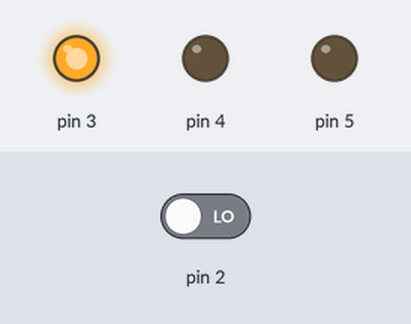
Bench run of a program on a simulated Arduino Uno, built with avr-gcc and run on an emulated ATmega328P. Parts: output pins drawn as LEDs (lit = HIGH). Dashed ring = blinking. The inputs (shaded band) are chosen by the test bench; at power-on: pin 2 LOW.

Above: at 1.2 s.
1.3 s: pin 2 driven HIGH
At 1.42 s:
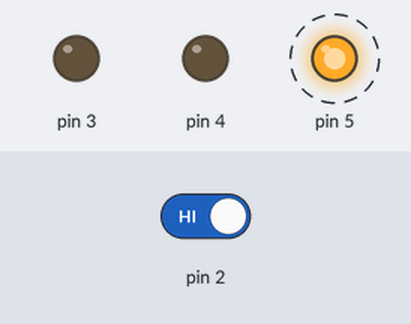
At 2.17 s:
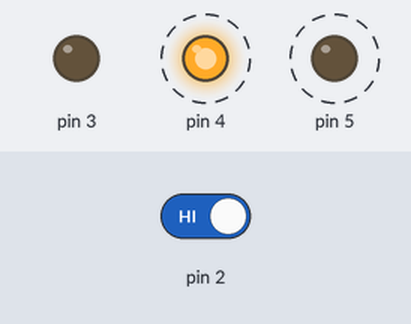
4.3 s: pin 2 driven LOW
At 5.3 s:
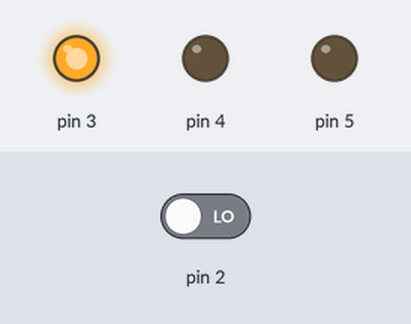
Timing chart, 0 to 7.3 s (numbered marks = the images above; inputs shaded):
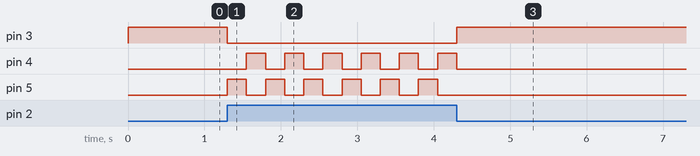

Measured:
- after the input at 1.3 s, pin 3: HIGH → LOW at once; pin 4: alternates HIGH for 0.25 s and LOW for 0.25 s, starting after 0.25 s; pin 5: alternates HIGH for 0.25 s and LOW for 0.25 s, starting at once
- after the input at 4.3 s, pin 3: LOW → HIGH at once; pin 4: goes on until 4.3 s, then stays LOW; pin 5: stops changing and stays LOW

The program:

main.cpp
```cpp
#include <Arduino.h>

uint8_t* PIN_Direction = (uint8_t*)0x2A;
uint8_t* PIN_Data = (uint8_t*)0x29;
uint8_t* PIN_Shine = (uint8_t*)0x2B;
void setup()
{


for(int PINNUMBER = 3; PINNUMBER <= 5;PINNUMBER++)
  *PIN_Direction |= (1 << PINNUMBER);

  //pinMode(3, OUTPUT);
  //pinMode(4, OUTPUT);
  //pinMode(5, OUTPUT);

*PIN_Direction |= (0 << 2);
//pinMode(2, INPUT);
}
void loop(){
  //switchState = digitalRead(2);

  if (!(*PIN_Data & (1 << 2))){
    *PIN_Shine |= (1 << 3);
    *PIN_Shine &= ~(1 << 4);
    *PIN_Shine &= ~(1 << 5);

  }
  else
  {
    *PIN_Shine &= ~(1 << 3);
    *PIN_Shine &= ~(1 << 4);
    *PIN_Shine |= (1 << 5);

    /*
    digitalWrite(3, LOW);
    digitalWrite(4, LOW);
    digitalWrite(5, HIGH);
*/

    delay(250);
    *PIN_Shine |= (1 << 4);
    *PIN_Shine &= ~(1 << 5);
/*
    digitalWrite(4, HIGH);
    digitalWrite(5, LOW);
*/
    delay(250);
  }
}
```
